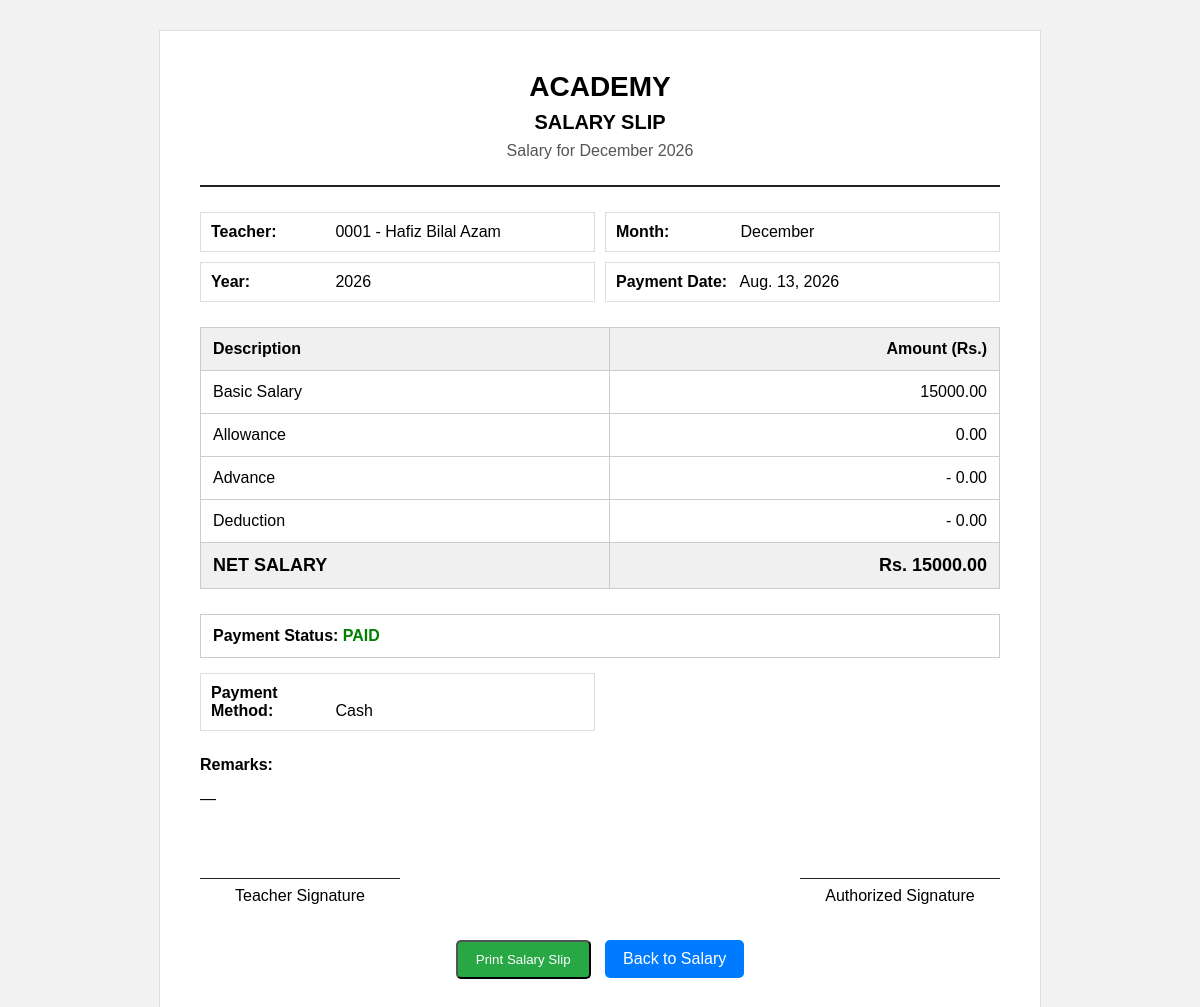
The page /salary/3/print/ on the database its author committed.
### salary/models.py (models this page shows, shortened)
class Salary(models.Model):
    MONTH_CHOICES = [
        ("January", "January"),
        ("February", "February"),
        ("March", "March"),
        ("April", "April"),
        ("May", "May"),
        ("June", "June"),
        ("July", "July"),
        ("August", "August"),
        ("September", "September"),
        ("October", "October"),
        ("November", "November"),
        ("December", "December"),
    ]
    PAYMENT_METHODS = [
        ("Cash", "Cash"),
        ("Bank", "Bank"),
        ("JazzCash", "JazzCash"),
        ("EasyPaisa", "EasyPaisa"),
    ]
    teacher = models.ForeignKey(
        Teacher,
        on_delete=models.CASCADE,
        related_name="salary_entries"
    )
    month = models.CharField(
        max_length=20,
        choices=MONTH_CHOICES
    )
    year = models.PositiveIntegerField()
    basic_salary = models.DecimalField(
        max_digits=10,
        decimal_places=2,
        default=0
    )
    allowance = models.DecimalField(
        max_digits=10,
        decimal_places=2,
        default=0
    )
    advance = models.DecimalField(
        max_digits=10,
        decimal_places=2,
        default=0
    )
    deduction = models.DecimalField(
        max_digits=10,
        decimal_places=2,
        default=0
    )
    net_salary = models.DecimalField(
        max_digits=10,
        decimal_places=2,
        default=0
    )
    paid = models.BooleanField(
        default=False
    )
    payment_method = models.CharField(
        max_length=20,
        choices=PAYMENT_METHODS,
        default="Cash"
    )
    payment_date = models.DateField(
        null=True,
        blank=True
    )
    remarks = models.TextField(
        blank=True
    )
    created_at = models.DateTimeField(
        auto_now_add=True
    )
    class Meta:
        ordering = [
            "-year",
            "-id",
        ]
        constraints = [
            models.UniqueConstraint(
                fields=[
                    "teacher",
                    "month",
                    "year",
                ],
                name="unique_salary_teacher_month_year"
            )
        ]

### teachers/models.py (models this page shows, shortened)
class Teacher(models.Model):
    GENDER_CHOICES = [
        ("Male", "Male"),
        ("Female", "Female"),
    ]
    STATUS_CHOICES = [
        ("Active", "Active"),
        ("Inactive", "Inactive"),
    ]
    user = models.OneToOneField(
        User,
        on_delete=models.SET_NULL,
        related_name="teacher_profile",
        blank=True,
        null=True,
    )
    employee_id = models.CharField(
        max_length=20,
        unique=True,
        blank=True,
        null=True,
    )
    first_name = models.CharField(
        max_length=100
    )
    last_name = models.CharField(
        max_length=100,
        blank=True,
    )
    father_name = models.CharField(
        max_length=150
    )
    photo = models.ImageField(
        upload_to="teachers/",
        blank=True,
        null=True,
    )
    gender = models.CharField(
        max_length=10,
        choices=GENDER_CHOICES,
    )
    date_of_birth = models.DateField()
    phone = models.CharField(
        max_length=20
    )
    email = models.EmailField(
        blank=True,
        null=True,
    )
    cnic = models.CharField(
        max_length=15,
        unique=True,
    )
    qualification = models.CharField(
        max_length=150
    )
    subject = models.CharField(
        max_length=100
    )
    salary = models.DecimalField(
        max_digits=10,
        decimal_places=2,
    )
    joining_date = models.DateField()
    address = models.TextField()
    status = models.CharField(
        max_length=10,
        choices=STATUS_CHOICES,
        default="Active",
    )
    created_at = models.DateTimeField(
        auto_now_add=True
    )
    def __str__(self):
        return (
            f"{self.employee_id} - "
            f"{self.first_name} "
            f"{self.last_name}"
        )

### salary/views.py (the view)
def print_salary_slip(request, pk):
    salary = get_object_or_404(
        Salary.objects.select_related(
            "teacher"
        ),
        pk=pk
    )
    return render(
        request,
        "salary/print_salary_slip.html",
        {
            "salary": salary
        }
    )

### salary/templates/salary/print_salary_slip.html (shortened to what this page needs)
<!DOCTYPE html>
<html>
<head>
</head>
<body>
<div class="slip">
    <div class="header">
        <h1>ACADEMY</h1>
        <h2>SALARY SLIP</h2>
        <p>
            Salary for {{ salary.month }} {{ salary.year }}
        </p>
    </div>
    <div class="info">
        <div>
            <strong>Teacher:</strong>
            {{ salary.teacher }}
        </div>
        <div>
            <strong>Month:</strong>
            {{ salary.month }}
        </div>
        <div>
            <strong>Year:</strong>
            {{ salary.year }}
        </div>
        <div>
            <strong>Payment Date:</strong>
            {% if salary.payment_date %}
                {{ salary.payment_date }}
            {% else %}
                Not Paid
            {% endif %}
        </div>
    </div>
    <table>
        <thead>
            <tr>
                <th>Description</th>
                <th>Amount (Rs.)</th>
            </tr>
        </thead>
        <tbody>
            <tr>
                <td>Basic Salary</td>
                <td>
                    {{ salary.basic_salary }}
                </td>
            </tr>
            <tr>
                <td>Allowance</td>
                <td>
                    {{ salary.allowance }}
                </td>
            </tr>
            <tr>
                <td>Advance</td>
                <td>
                    - {{ salary.advance }}
                </td>
            </tr>
            <tr>
                <td>Deduction</td>
                <td>
                    - {{ salary.deduction }}
                </td>
            </tr>
            <tr class="net-salary">
                <td>
                    NET SALARY
                </td>
                <td>
                    Rs. {{ salary.net_salary }}
                </td>
            </tr>
        </tbody>
    </table>
    <div class="status">
        Payment Status:
        {% if salary.paid %}
            <span style="color: green;">
                PAID
            </span>
        {% else %}
            <span style="color: red;">
                UNPAID
            </span>
        {% endif %}
    </div>
    <div class="info" style="margin-top: 15px;">
        <div>
            <strong>Payment Method:</strong>
            {% if salary.payment_method %}
                {{ salary.payment_method }}
            {% else %}
                —
            {% endif %}
        </div>
    </div>
    <div class="remarks">
        <strong>Remarks:</strong>
        <p>
            {% if salary.remarks %}
                {{ salary.remarks }}
            {% else %}
                —
            {% endif %}
        </p>
    </div>
    <div class="signature-area">
        <div class="signature">
            Teacher Signature
        </div>
        <div class="signature">
            Authorized Signature
        </div>
    </div>
    <div class="buttons">
        <button
            onclick="window.print()"
            class="btn print-btn"
        >
            Print Salary Slip
        </button>
        <a
            href="{% url 'salary:salary_detail' salary.pk %}"
            class="btn"
        >
            Back to Salary
        </a>
    </div>
</div>
</body>
</html>

### salary/templates/salary/print_salary_slip.html (style rules this page uses)
body { font-family: Arial, sans-serif; background: #f2f2f2; margin: 0; padding: 30px; }
.slip { max-width: 800px; margin: auto; background: white; padding: 40px; border: 1px solid #ddd; }
.header { text-align: center; border-bottom: 2px solid #222; padding-bottom: 20px; margin-bottom: 25px; }
.header h1 { margin: 0; font-size: 28px; }
.header h2 { margin: 8px 0; font-size: 20px; }
.header p { margin: 5px 0; color: #555; }
.info { display: grid; grid-template-columns: 1fr 1fr; gap: 10px; margin-bottom: 25px; }
.info div { padding: 10px; border: 1px solid #ddd; }
.info strong { display: inline-block; width: 120px; }
table { width: 100%; border-collapse: collapse; margin-top: 20px; }
th, td { padding: 12px; border: 1px solid #ccc; }
th { background: #f0f0f0; text-align: left; }
td:last-child, th:last-child { text-align: right; }
.net-salary { font-size: 18px; font-weight: bold; background: #f0f0f0; }
.status { margin-top: 25px; padding: 12px; border: 1px solid #ccc; font-weight: bold; }
.remarks { margin-top: 25px; }
.signature-area { display: flex; justify-content: space-between; margin-top: 70px; }
.signature { width: 200px; text-align: center; border-top: 1px solid #222; padding-top: 8px; }
.buttons { text-align: center; margin-top: 30px; }
.btn { display: inline-block; padding: 10px 18px; margin: 5px; border-radius: 5px; text-decoration: none; color: white; background: #007bff; }
.print-btn { background: #28a745; }

### rows shown on the page
Salary: month "December", year "2026", teacher "0001 - Hafiz Bilal Azam", payment_date "Aug. 13, 2026", basic_salary "15000.00", allowance "0.00", advance "0.00", deduction "0.00", net_salary "15000.00", payment_method "Cash"
